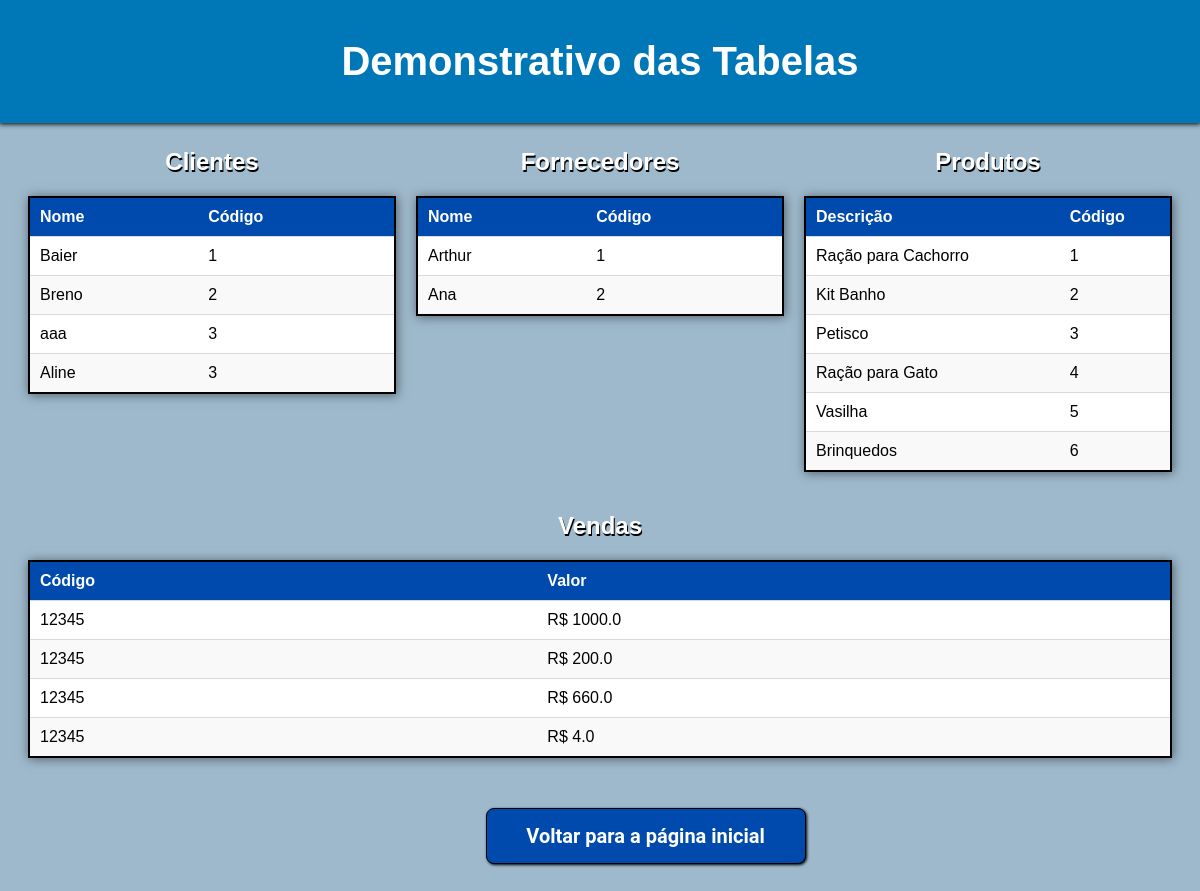
The page /demonstrativo_tabelas/ on the database its author committed.
### trade/models.py (models this page shows)
class Cliente(models.Model):
    idcli = models.AutoField(primary_key=True)  # Identificador único do cliente
    codcli = models.CharField(max_length=10, verbose_name="Código")  # Código do cliente
    nomecli = models.CharField(max_length=100, verbose_name="Nome")  # Nome do cliente
    razasoccli = models.CharField(max_length=100, verbose_name="Razão Social")  # Razão social do cliente
    datacli = models.DateField(verbose_name="Data")  # Data de registro do cliente
    cnpjcli = models.CharField(max_length=20, verbose_name="CNPJ")  # CNPJ do cliente
    fonecli = models.CharField(max_length=20, verbose_name="Telefone")  # Telefone do cliente
    cidcli = models.CharField(max_length=50, verbose_name="Cidade")  # Cidade do cliente
    estcli = models.CharField(max_length=100, verbose_name="Estado")  # Estado do cliente
    class Meta:
        db_table = 'cliente'  # Nome da tabela no banco de dados

class Fornecedor(models.Model):
    idforn = models.AutoField(primary_key=True)  # Identificador único do fornecedor
    codiforn = models.CharField(max_length=10)  # Código do fornecedor
    nomeforn = models.CharField(max_length=100)  # Nome do fornecedor
    razasocforn = models.CharField(max_length=100)  # Razão social do fornecedor
    foneforn = models.CharField(max_length=20)  # Telefone do fornecedor
    class Meta:
        db_table = 'fornecedor'  # Nome da tabela no banco de dados

class Produto(models.Model):
    idprod = models.AutoField(primary_key=True)  # Identificador único do produto
    codiprod = models.CharField(max_length=20)  # Código do produto
    descprod = models.CharField(max_length=100)  # Descrição do produto
    valorprod = models.FloatField()  # Valor do produto
    situprod = models.CharField(max_length=1)  # Situação do produto (por exemplo, disponível, fora de estoque)
    idforn = models.ForeignKey('Fornecedor', on_delete=models.CASCADE)  # Relacionamento com o fornecedor
    imagem = models.CharField(max_length=200, blank=True, null=True)  # Novo campo para o caminho da imagem do produto
    class Meta:
        db_table = 'produto'  # Nome da tabela no banco de dados

class Venda(models.Model):
    idvend = models.AutoField(primary_key=True)  # Identificador único da venda
    codivend = models.CharField(max_length=10)  # Código da venda
    idcli = models.ForeignKey('Cliente', on_delete=models.CASCADE)  # Relacionamento com o cliente
    idforn = models.ForeignKey('Fornecedor', on_delete=models.CASCADE)  # Relacionamento com o fornecedor
    idvende = models.ForeignKey('Vendedor', on_delete=models.CASCADE)  # Relacionamento com o vendedor
    valorvend = models.FloatField()  # Valor total da venda
    descvend = models.FloatField()  # Desconto aplicado à venda
    totalvend = models.FloatField()  # Valor total após descontos
    datavend = models.DateField()  # Data da venda
    valorcomissao = models.DecimalField(max_digits=10, decimal_places=2)  # Valor da comissão do vendedor
    class Meta:
        db_table = 'venda'  # Nome da tabela no banco de dados

### trade/views.py (the view)
# urls.py: path('demonstrativo_tabelas/', views.demonstrativo_tabelas, name='demonstrativo_tabelas'),
def demonstrativo_tabelas(request):
    clientes = Cliente.objects.all()
    fornecedores = Fornecedor.objects.all()
    produtos = Produto.objects.all()
    vendas = Venda.objects.all()
    return render(request, 'trade/demonstrativo_tabelas.html', {
        'clientes': clientes,
        'fornecedores': fornecedores,
        'produtos': produtos,
        'vendas': vendas,
    })

### trade/templates/trade/demonstrativo_tabelas.html (shortened to what this page needs)
<!DOCTYPE html>
<html>
<head>
    {% load static %}
    <link rel="stylesheet" type="text/css" href="{% static 'css/tabelas.css' %}">
</head>
<body>
<header>
    <div class="container">
        <h1>Demonstrativo das Tabelas</h1>
    </div>
</header>
<div class="tabela-container">
    <section class="tabela-section">
        <h2>Clientes</h2>
        <table class="tabela">
            <thead>
                <tr>
                    <th>Nome</th>
                    <th>Código</th>
                </tr>
            </thead>
            <tbody>
                {% for cliente in clientes %}
                <tr>
                    <td>{{ cliente.nomecli }}</td>
                    <td>{{ cliente.codcli }}</td>
                </tr>
                {% endfor %}
            </tbody>
        </table>
    </section>
    <section class="tabela-section">
        <h2>Fornecedores</h2>
        <table class="tabela">
            <thead>
                <tr>
                    <th>Nome</th>
                    <th>Código</th>
                </tr>
            </thead>
            <tbody>
                {% for fornecedor in fornecedores %}
                <tr>
                    <td>{{ fornecedor.nomeforn }}</td>
                    <td>{{ fornecedor.codiforn }}</td>
                </tr>
                {% endfor %}
            </tbody>
        </table>
    </section>
    <section class="tabela-section">
        <h2>Produtos</h2>
        <table class="tabela">
            <thead>
                <tr>
                    <th>Descrição</th>
                    <th>Código</th>
                </tr>
            </thead>
            <tbody>
                {% for produto in produtos %}
                <tr>
                    <td>{{ produto.descprod }}</td>
                    <td id="cod1">{{ produto.codiprod }}</td>
                </tr>
                {% endfor %}
            </tbody>
        </table>
    </section>
    <section class="tabela-section">
        <h2>Vendas</h2>
        <table class="tabela">
            <thead>
                <tr>
                    <th>Código</th>
                    <th>Valor</th>
                </tr>
            </thead>
            <tbody>
                {% for venda in vendas %}
                <tr>
                    <td>{{ venda.codivend }}</td>
                    <td>R$ {{ venda.valorvend }}</td>
                </tr>
                {% endfor %}
            </tbody>
        </table>
    </section>
</div>
<button class="link-back">
    <a href="{% url 'home' %}">Voltar para a página inicial</a>
</button>
</body>
</html>

### trade/static/css/tabelas.css (style rules this page uses)
body { font-family: Arial, sans-serif; background-color: #9eb9cc; padding: 20px; text-align: center; }
h2 { color: white; text-shadow: black 1px 2px; }
.tabela-container { display: flex; flex-wrap: wrap; justify-content: center; gap: 20px; margin-top: 100px; }
.tabela-section { flex: 1 1 300px; }
.tabela { width: 100%; border-collapse: collapse; background-color: #FFFFFF; box-shadow: 1px 1px 10px rgba(0, 0, 0, 0.5); border: 2px solid black; }
.tabela th, .tabela td { padding: 10px; text-align: left; border-bottom: 1px solid #D9D9D9; }
.tabela th { background-color: #004aad; color: white; font-weight: bold; }
.tabela tbody tr:nth-child(even) { background-color: #F9F9F9; }
.container { width: 90%; max-width: 1200px; margin: 0 auto; padding: 2px; }
header { background-color: #0077B6; color: #fff; padding: 10px 0; text-align: center; width: 100%; position: fixed; top: 0; box-shadow: black 0px 0px 5px 1px; left: 0; }
header h1 { font-size: 2.5rem; }
.link-back { font-family: Roboto, sans-serif; font-size: 20px; display: block; margin-top: 50px; margin-left: 40%; background-color: #004aad; color: white; border: 1px solid black; padding: 15px 20px; cursor: pointer; border-radius: 8px; text-align: center; width: calc(100% - 80px); max-width: 320px; align-self: center; box-shadow: black 1px 1px 3px 0px; font-weight: bold; }
.link-back a { text-decoration: none; color: white; }
.link-back a { text-decoration: none; }

### rows shown on the page
Cliente: nomecli "Baier", codcli "1"
Cliente: nomecli "Breno", codcli "2"
Cliente: nomecli "aaa", codcli "3"
Cliente: nomecli "Aline", codcli "3"
Fornecedor: nomeforn "Arthur", codiforn "1"
Fornecedor: nomeforn "Ana", codiforn "2"
Produto: descprod "Ração para Cachorro", codiprod "1"
Produto: descprod "Kit Banho", codiprod "2"
Produto: descprod "Petisco", codiprod "3"
Produto: descprod "Ração para Gato", codiprod "4"
Produto: descprod "Vasilha", codiprod "5"
Produto: descprod "Brinquedos", codiprod "6"
Venda: codivend "12345", valorvend "1000.0"
Venda: codivend "12345", valorvend "200.0"
Venda: codivend "12345", valorvend "660.0"
Venda: codivend "12345", valorvend "4.0"
